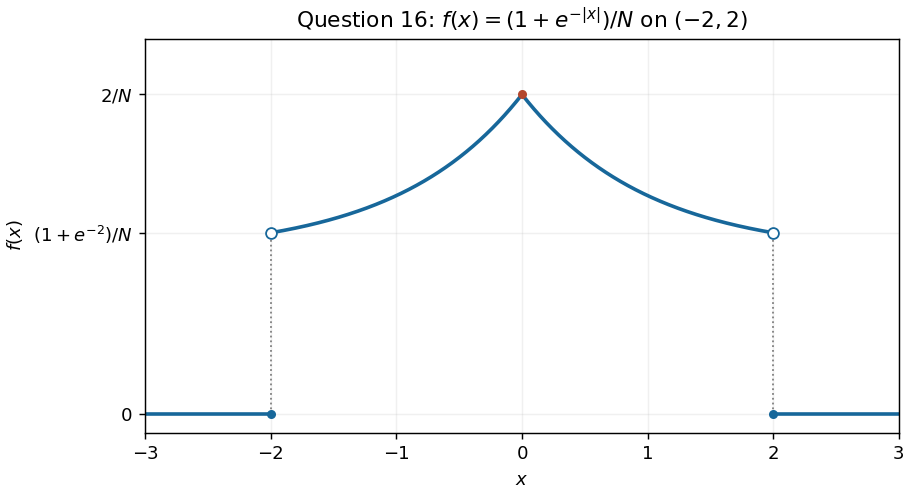

Here is the Python script that generated this plot:
"""Generate the PNG in cwd. Tested with Python 3.14.4, NumPy 2.3.5,
Matplotlib 3.10.7; dependencies are declared in the repository pyproject.toml.
"""
from pathlib import Path
import os
os.environ.setdefault('MPLCONFIGDIR','/tmp/nst-2022-ia-paper-1-matplotlib')
import matplotlib
matplotlib.use('Agg')
import matplotlib.pyplot as plt
import numpy as np

N=6-2*np.exp(-2)
x=np.linspace(-2,2,1001)
f=(1+np.exp(-np.abs(x)))/N
edge=(1+np.exp(-2))/N
fig,ax=plt.subplots(figsize=(7,3.8),layout='constrained',facecolor='white')
ax.plot(x,f,color='#17679a',linewidth=2)
ax.plot([-3,-2],[0,0],color='#17679a',linewidth=2)
ax.plot([2,3],[0,0],color='#17679a',linewidth=2)
for side in [-2,2]:
    ax.plot(side,edge,'o',markerfacecolor='white',markeredgecolor='#17679a',zorder=5)
    ax.plot(side,0,'o',color='#17679a',markersize=4,zorder=5)
    ax.plot([side,side],[0,edge],':',color='gray',linewidth=1)
ax.plot(0,2/N,'o',color='#b3472d',markersize=4)
ax.set(xlim=(-3,3),ylim=(-0.02,0.41),xlabel='$x$',ylabel='$f(x)$',title=r'Question 16: $f(x)=(1+e^{-|x|})/N$ on $(-2,2)$',
       xticks=[-3,-2,-1,0,1,2,3],yticks=[0,edge,2/N],yticklabels=['0',r'$(1+e^{-2})/N$',r'$2/N$'])
ax.grid(alpha=0.18)
fig.savefig(Path.cwd()/Path(__file__).with_suffix('.png').name,dpi=130,facecolor='white')
plt.close(fig)
